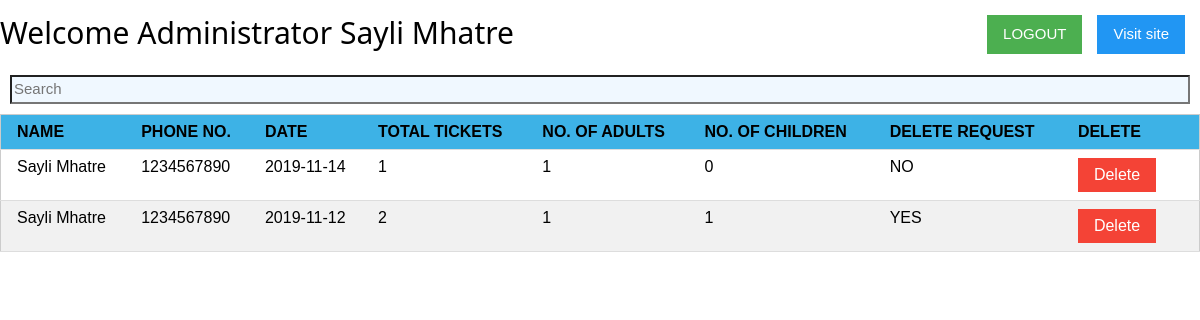
Screenshot of /adminpanel.php (signed in) with the database file from the repository.
### tables this page shows
CREATE TABLE `book` (
  `id` int(11) NOT NULL,
  `userid` int(11) NOT NULL,
  `phoneno` varchar(12) NOT NULL,
  `visitor_name` varchar(100) NOT NULL,
  `Vdate` varchar(100) NOT NULL,
  `total_tickets` int(255) NOT NULL,
  `adult` int(255) NOT NULL,
  `child` int(255) NOT NULL,
  `delrequest` int(11) NOT NULL DEFAULT 0
);

### adminpanel.php (the view, shortened to what this page needs)
<html>
<head>
    <?php
    include("db.php");
    ?>
    <link rel="stylesheet" href="css/w3.css">
</head>
<body>
<h2 style="display: inline-block">Welcome Administrator <?php echo $_SESSION["user_name"] ?></h2>
<a href="index.php" class='w3-button w3-blue' style="margin-top: 15px; margin-right: 15px;float:right">Visit site</a>
<a href="logout.php" class='w3-button w3-green' style="margin-top: 15px; margin-right: 15px;float:right">LOGOUT</a>
<div style="margin:10px">
<input class="input-text" type="text" id="search-input"  placeholder="Search" style="background: aliceblue;color:black;width:100%" name="search">
</div>
    <center>
        <table id="demo" class="w3-table-all w3-hoverable" style="display: table;background-color:white">
                <tr style="background-color: #3DB2E6; color:black;">
                    <th>NAME</th>
                    <th>PHONE NO.</th>
                    <th>DATE</th>
                    <th>TOTAL TICKETS</th>
                    <th>NO. OF ADULTS</th>
                    <th>NO. OF CHILDREN</th>
                    <th>DELETE REQUEST</th>
                    <th>DELETE</th>
                    <th></th>
                </tr>
                    <?php
                        $sql = 'SELECT * FROM book';
                        $result = mysqli_query($link, $sql);
                        if (mysqli_num_rows($result) > 0) {
                            while($row = mysqli_fetch_assoc($result)) {
                                echo "<tr id='' class='nosearch book".$row['id']."' >
                                <td>".$row['visitor_name']."</td>
                                <td>".$row['phoneno']."</td>
                                <td>".$row['Vdate']."</td>
                                <td>".$row['total_tickets']."</td>
                                <td>".$row['adult']."</td>
                                <td>".$row['child']."</td>";
                                if($row['delrequest']==0){
                                    echo "<td>NO</td>";
                                }else{
                                    echo "<td>YES</td>";
                                }
                                echo "<td><button type='submit' class='w3-button w3-red red' data-id='".$row['id']."'>Delete</button><td></tr>";
                            }
                        }
                    ?>
        </table>
    </center>
</body>
</html>

### css/w3.css (style rules this page uses)
*,*:before,*:after { box-sizing:inherit }
html { -ms-text-size-adjust:100%;-webkit-text-size-adjust:100% }
body { margin:0 }
a { background-color:transparent }
button,input,select,textarea,optgroup { font:inherit;margin:0 }
button,input { overflow:visible }
button,select { text-transform:none }
button,[type=button],[type=reset],[type=submit] { -webkit-appearance:button }
html,body { font-family:Verdana,sans-serif;font-size:15px;line-height:1.5 }
html { overflow-x:hidden }
h2 { font-size:30px }
h1,h2,h3,h4,h5,h6 { font-family:"Segoe UI",Arial,sans-serif;font-weight:400;margin:10px 0 }
a { color:inherit }
.w3-table,.w3-table-all { border-collapse:collapse;border-spacing:0;width:100%;display:table }
.w3-table-all { border:1px solid #ccc }
.w3-bordered tr,.w3-table-all tr { border-bottom:1px solid #ddd }
.w3-table-all tr:nth-child(odd) { background-color:#fff }
.w3-table-all tr:nth-child(even) { background-color:#f1f1f1 }
.w3-table td,.w3-table th,.w3-table-all td,.w3-table-all th { padding:8px 8px;display:table-cell;text-align:left;vertical-align:top }
.w3-table th:first-child,.w3-table td:first-child,.w3-table-all th:first-child,.w3-table-all td:first-child { padding-left:16px }
.w3-btn,.w3-button { border:none;display:inline-block;padding:8px 16px;vertical-align:middle;overflow:hidden;text-decoration:none;color:inherit;background-color:inherit;text-align:center;cursor:pointer;white-space:nowrap }
.w3-btn,.w3-button { -webkit-touch-callout:none;-webkit-user-select:none;-khtml-user-select:none;-moz-user-select:none;-ms-user-select:none;user-select:none }
.w3-blue,.w3-hover-blue:hover { color:#fff!important;background-color:#2196F3!important }
.w3-green,.w3-hover-green:hover { color:#fff!important;background-color:#4CAF50!important }
.w3-red,.w3-hover-red:hover { color:#fff!important;background-color:#f44336!important }

### adminpanel.php (style rules this page uses)
body { background: url(images/timing-img.jpg) no-repeat center center fixed; -webkit-background-size: cover; -moz-background-size: cover; -o-background-size: cover; background-size: cover; }
.search, .nosearch { display:table-row }

### rows the page displays
book: visitor_name "Sayli Mhatre", phoneno "1234567890", Vdate "2019-11-14", total_tickets "1", adult "1", child "0", delrequest "NO"
book: visitor_name "Sayli Mhatre", phoneno "1234567890", Vdate "2019-11-12", total_tickets "2", adult "1", child "1", delrequest "YES"

### other values shown
$_SESSION["user_name"] "Sayli Mhatre"
